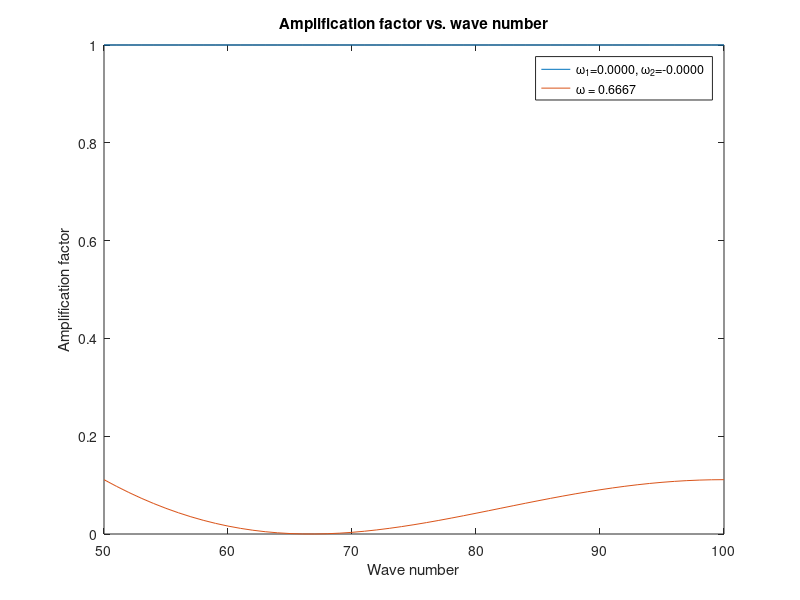

Write the MATLAB code that produced this figure.
%% MECH 511 - Multigrid Assignment

clear; clc; close all;

xmin = 0; xmax = 1;
imax = 100;
dx = (xmax - xmin) / imax;

k = imax/2:imax;
sig = @(w) 1 - w*(1 - cos(k*pi*dx));


sig2 = @(w1) (1 - w1*(1 - cos(k*pi*dx))) .* (1 - w1/(3*w1-1)*(1 - cos(k*pi*dx)));
g = @(w) abs(max(sig2(w)) - abs(min(sig2(w))));

x = fminsearch(g, 0.5);

% sig3 = @(w1, w2) (1 - w1*(1 - cos(imax/2*pi*dx))) .* (1 - w2*(1 - cos(imax/2*pi*dx)))...
%     - (1 - w1*(1 - cos(imax*pi*dx))) .* (1 - w2*(1 - cos(imax*pi*dx)));


sig2 = @(w1, w2) (1 - w1*(1 - cos(k*pi*dx))) .* (1 - w2*(1 - cos(k*pi*dx)));
% 
w1 = x;
w2 = w1./(3*w1-1);
% 
% w1 = 0.6; w2 = 0.8;
sig2 = sig2(w1, w2);
sig = sig(2/3).^2;
plot(k, sig2, k, sig);
title('Amplification factor vs. wave number');
xlabel('Wave number');
ylabel('Amplification factor');
% 
legend(sprintf('\\omega_{1}=%0.4f, \\omega_{2}=%0.4f', w1, w2), '\omega = 0.6667');

% x = fminsearch(sig, 0.6);

% figure(1);
% for w = 5:10
%     plot(k, sig(w/10));
%     hold on;
%     q = w/10;
%     leg{w-4} = sprintf('\\omega = %0.1f',q);
% end
% legend(leg);
% title('Amplification factor vs. wave number');
% xlabel('Wave number');
% ylabel('Amplification factor');
% 
% sig = @(w) 1 - w*(1 - cos(k*pi*dx));
% plot(k, sig(x));
% legend(sprintf('\\omega = %0.4f', x));
% title('Optimal Amplification factor vs. wave number');
% xlabel('Wave number');
% ylabel('Amplification factor');

